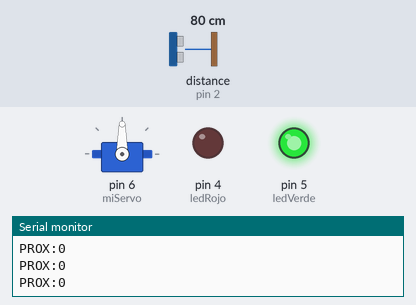
Simulated run of this sketch. Board: Arduino Uno, built with avr-gcc and run on an emulated ATmega328P. Shown: servo, output pins drawn as LEDs (lit = HIGH), the last lines printed to the serial monitor. Wiring (inferred from the names in the program): ultrasonic range finder: trigger pin 3; echo pin 2. The inputs (shaded band) are chosen by the test bench; at power-on: distance to the obstacle (sensor on pin 2) 80 cm. The echo pulse lasts 58.3 µs per cm; pins used as bus, display or sensor lines are not drawn.

Above: at 1.2 s.
1.3 s: distance to the obstacle (sensor on pin 2) set to 17 cm
2.8 s: distance to the obstacle (sensor on pin 2) set to 14 cm
At 3.2 s:
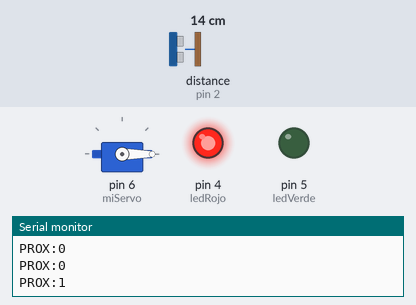
4.3 s: distance to the obstacle (sensor on pin 2) set to 18 cm
At 5.5 s:
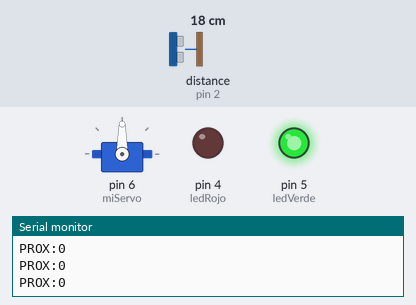
5.8 s: distance to the obstacle (sensor on pin 2) set to 2 cm
At 6.7 s:
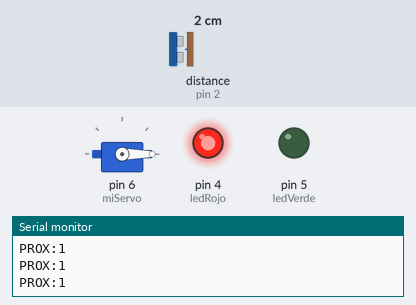
Timing chart, 0 to 8.3 s (numbered marks = the images above; inputs shaded):
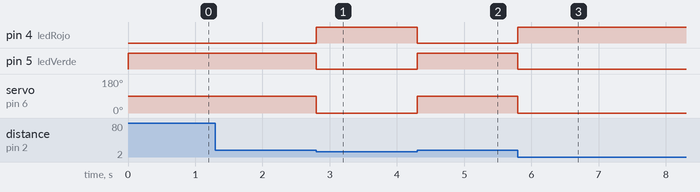

The sketch:

gate_controller.ino
```cpp
#include <Servo.h>

const int trigPin=3, echoPin=2;
const int ledRojo=4, ledVerde=5;
Servo miServo;
const float UMBRAL_CM=15.0;
unsigned long tSend=0;

void setup(){
  Serial.begin(9600);
  pinMode(trigPin,OUTPUT); pinMode(echoPin,INPUT);
  pinMode(ledRojo,OUTPUT); pinMode(ledVerde,OUTPUT);
  miServo.attach(6); miServo.write(90); // abierta
  Serial.println("Arduino listo...");
}

float distCM(){
  digitalWrite(trigPin,LOW); delayMicroseconds(2);
  digitalWrite(trigPin,HIGH); delayMicroseconds(10);
  digitalWrite(trigPin,LOW);
  unsigned long d=pulseIn(echoPin,HIGH,30000);
  if(d==0) return 999.0;
  return (d*0.0343f)/2.0f;
}

void setPuerta(bool cerrada){
  if(cerrada){ miServo.write(0);  digitalWrite(ledRojo,HIGH); digitalWrite(ledVerde,LOW); }
  else       { miServo.write(90); digitalWrite(ledRojo,LOW);  digitalWrite(ledVerde,HIGH); }
}

void loop(){
  if(Serial.available()){
    String cmd=Serial.readStringUntil('\n'); cmd.trim();
    if(cmd=="MOTOR:ON")  setPuerta(true);
    if(cmd=="MOTOR:OFF") setPuerta(false);
  }
  bool ocupada = (distCM()<UMBRAL_CM);
  setPuerta(ocupada);
  if(millis()-tSend>=300){
    tSend=millis();
    Serial.print("PROX:"); Serial.println(ocupada?1:0);
  }
}
```

Measured:
- the behaviour switches between 16 and 15 cm on distance to the obstacle (sensor on pin 2) (found by bisection; images 0 and 1)
- after the input at 2.8 s, pin 4 (ledRojo): LOW → HIGH at once; pin 5 (ledVerde): HIGH → LOW at once; servo on pin 6 (miServo): 90° → 0° at once
- after the input at 4.3 s, pin 4 (ledRojo): HIGH → LOW at once; pin 5 (ledVerde): LOW → HIGH at once; servo on pin 6 (miServo): 0° → 90° at once
- after the input at 5.8 s, pin 4 (ledRojo): LOW → HIGH at once; pin 5 (ledVerde): HIGH → LOW at once; servo on pin 6 (miServo): 90° → 0° at once
